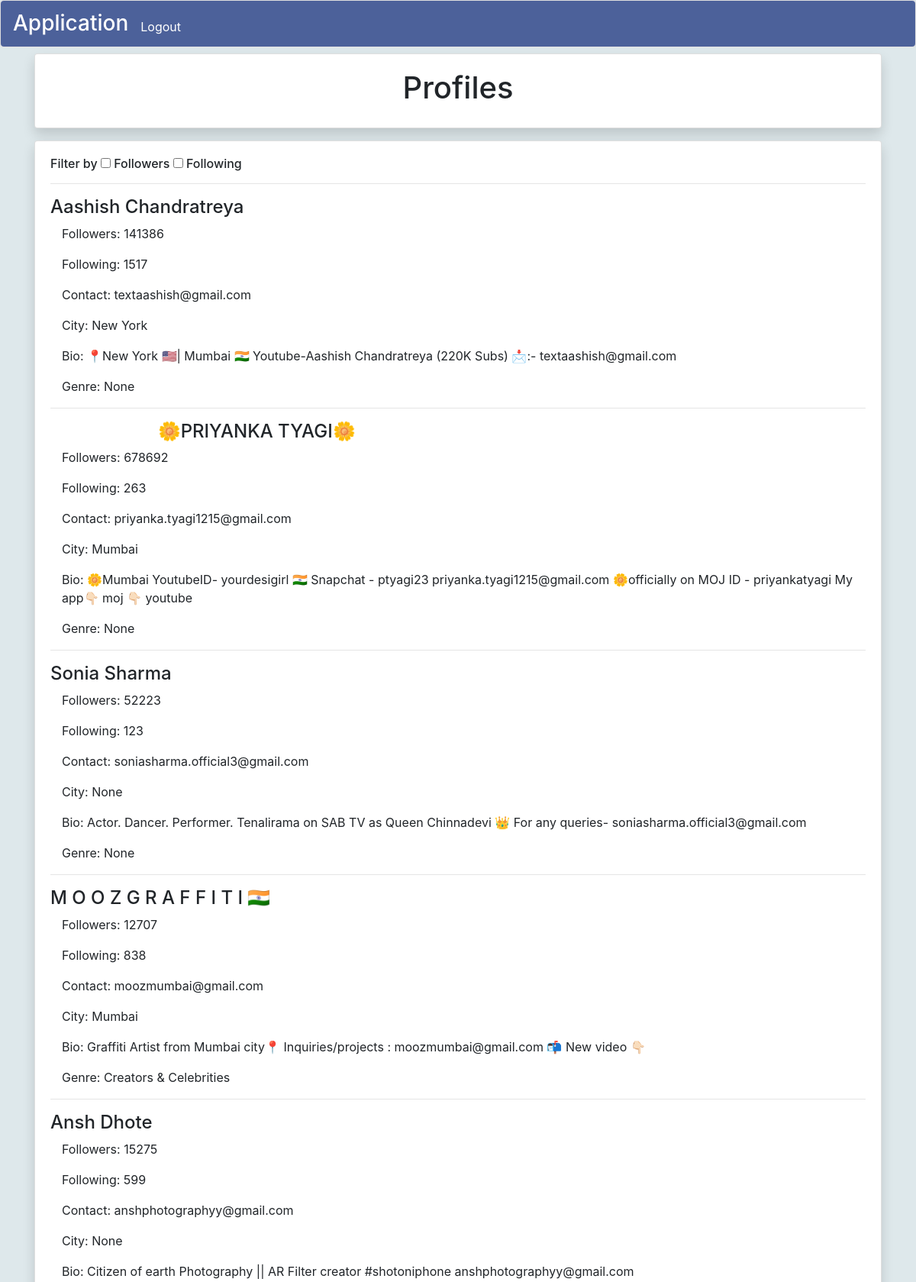
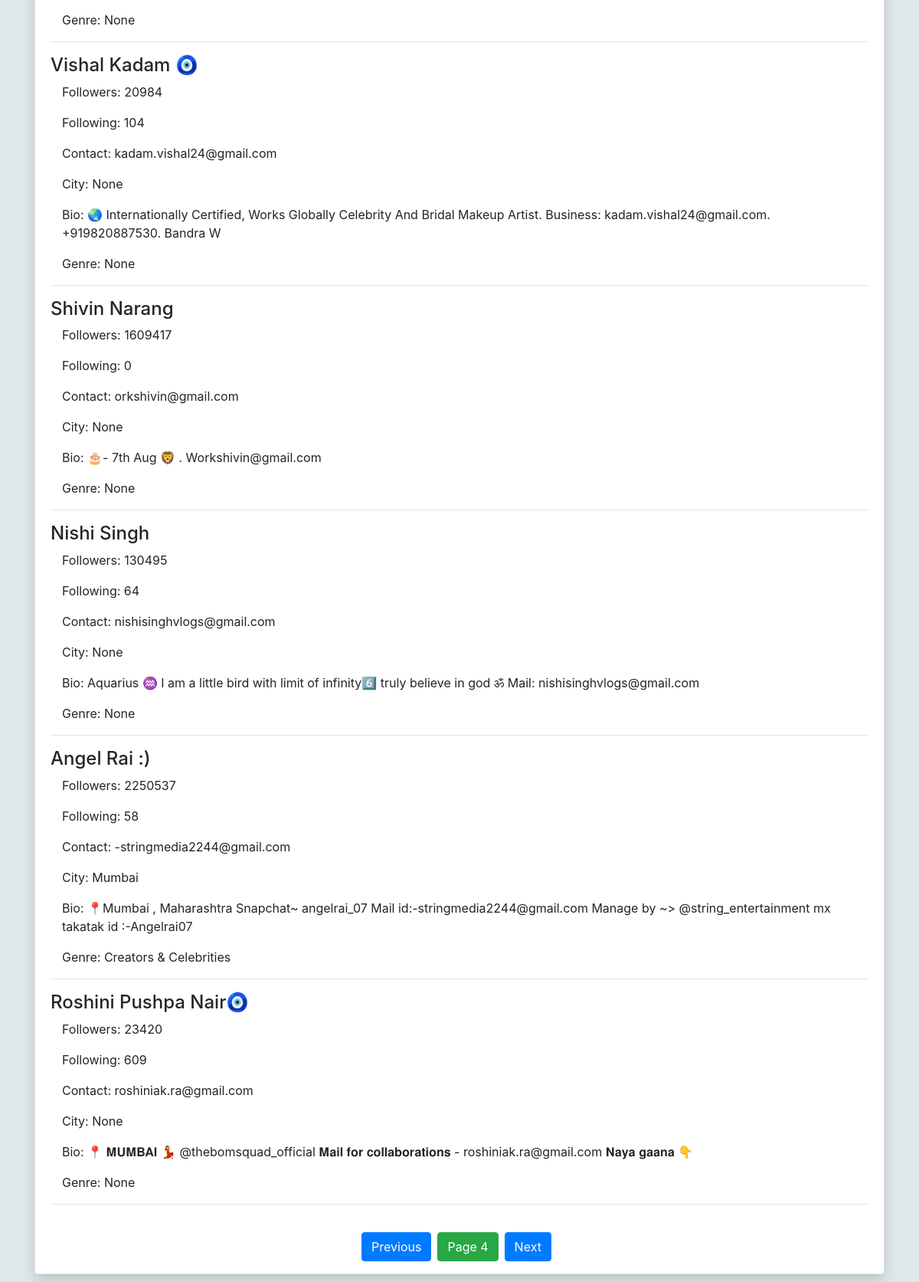
Page /?page=4 (signed in) on the committed database (2 pictures, top to bottom).
### data_app/models.py (models this page shows)
class Insta_profiles(models.Model):
    name = models.CharField(max_length = 100)
    follower_count = models.IntegerField()
    following_count = models.IntegerField()
    genere = models.CharField(max_length=200)
    bio = models.CharField(max_length = 1000)
    city = models.CharField(max_length = 100)
    contact_details = models.CharField(max_length = 200)

### data_app/views.py (the view)
# urls.py: 2. Add a URL to urlpatterns:  path('', views.home, name='home')
@login_required
def home(request):
    if request.method == "POST":
        a = request.POST.getlist("filter_by")
        query = Insta_profiles.objects.all()
        print(request.POST['max_followers_value'])
        print(type(int(request.POST['max_followers_value'])))
        for i in a:
            if i == "Followers":
                query = Insta_profiles.objects.filter(follower_count__lte = int(request.POST['max_followers_value'])).filter(follower_count__gte = int(request.POST['min_followers_value']))
                print(len(query))
            elif i == "Followees":
                query = query.filter(following_count__lte = int(request.POST['max_followees_value'])).filter( following_count__gte = int(request.POST['min_followees_value']))
        number = len(query)
        return render(request, "filter_results.html", {"page":query, "number":number})
    else:
        profiles = Insta_profiles.objects.all()
        p = Paginator(profiles, 10)
        page_num = request.GET.get('page',1)
        try:
            page = p.page(page_num)
        except EmptyPage:
            page = p.page(1)
    return render(request, 'home.html', {"page":page})

### data_app/templates/home.html (shortened to what this page needs)
{% extends 'base.html' %}
{% block content %}
<div class="container text-center mt-2">
    <div class="card shadow" >
        <div class="card-body ">
            <h1 class="">Profiles</h1>
        </div>
    </div>
</div>
<div class="container">
    <div class="card shadow">
        <div class="card-body">
            <div class="" >
                <div>
                    <form method="POST" action="{% url 'home' %}">
                        <h6>
                            Filter by <input type="checkbox" name="filter_by" id="filter_by_1" value="Followers" onchange="function1()">  Followers  <input type="checkbox" name="filter_by" id="filter_by_2" value="Followees" onchange="function2()">  Following
                        </h6>
                    </form>
                </div>
            </div>
            <hr>
            {% for item in page %}
            <h4>
                {{ item.name  }}
            </h4>
            <div class="container">
                <p>
                    Followers: {{ item.follower_count }}
                </p>
                <p>
                    Following: {{ item.following_count }}
                </p>
                <p>
                    Contact: {{ item.contact_details }}
                </p>
                <p>
                    City: {{ item.city }}
                </p>
                <p>
                    Bio: {{ item.bio }}
                </p>
                <p>
                    Genre: {{ item.genere }}
                </p>
            </div>
            <hr>
            {% endfor %}
        </div>
        <div class="text-center" >
            <div class="d-flex justify-content-center">
                {% if page.has_previous %}
                <p>
                    <a href="{% url 'home' %}?page={{ page.previous_page_number }}" class=" btn btn-primary mr-2" >Previous</a>
                </p>
                {% else %}
                <p>
                    <button disabled class=" btn btn-secondary mr-2" >Previous</button>
                </p>
                {% endif %}
                <p class=" btn btn-success mr-2">Page {{page.number}}</p>
                {% if page.has_next %}
                <p>
                    <a href="{% url 'home' %}?page={{ page.next_page_number }}" class=" btn btn-primary mr-2">Next</a>
                </p>
                {% else %}
                <p>
                    <button disabled class=" btn btn-secondary mr-2">Next</button>
                </p>
                {% endif %}
            </div>
        </div>
    </div>
</div>
{% endblock %}

### rows in the picture
Insta_profiles: name "Aashish Chandratreya", follower_count "141386", following_count "1517", contact_details "textaashish@gmail.com", city "New York", bio "📍New York 🇺🇸| Mumbai 🇮🇳 Youtube-Aashish Chandratreya (220K Subs) 📩:- textaashish@gmail.com", genere "None"
Insta_profiles: name "⠀⠀⠀⠀⠀⠀⠀⠀🌼PRIYANKA TYAGI🌼", follower_count "678692", following_count "263", contact_details "priyanka.tyagi1215@gmail.com", city "Mumbai", bio "🌼Mumbai YoutubeID- yourdesigirl 🇮🇳 Snapchat - ptyagi23 priyanka.tyagi1215@gmail.com 🌼officially on MOJ ID - priyankatyagi My app👇🏻 moj 👇🏻 youtube", genere "None"
Insta_profiles: name "Sonia Sharma", follower_count "52223", following_count "123", contact_details "soniasharma.official3@gmail.com", city "None", bio "Actor. Dancer. Performer. Tenalirama on SAB TV as Queen Chinnadevi 👑 For any queries- soniasharma.official3@gmail.com", genere "None"
Insta_profiles: name "M O O Z G R A F F I T I 🇮🇳", follower_count "12707", following_count "838", contact_details "moozmumbai@gmail.com", city "Mumbai", bio "Graffiti Artist from Mumbai city📍 Inquiries/projects : moozmumbai@gmail.com 📬 New video 👇🏻", genere "Creators & Celebrities"
Insta_profiles: name "Ansh Dhote", follower_count "15275", following_count "599", contact_details "anshphotographyy@gmail.com", city "None", bio "Citizen of earth Photography || AR Filter creator #shotoniphone anshphotographyy@gmail.com", genere "None"
Insta_profiles: name "Vishal Kadam 🧿", follower_count "20984", following_count "104", contact_details "kadam.vishal24@gmail.com", city "None", bio "🌏 Internationally Certified, Works Globally Celebrity And Bridal Makeup Artist. Business: kadam.vishal24@gmail.com. +919820887530. Bandra W", genere "None"
Insta_profiles: name "Shivin Narang", follower_count "1609417", following_count "0", contact_details "orkshivin@gmail.com", city "None", bio "🎂- 7th Aug 🦁 . Workshivin@gmail.com", genere "None"
Insta_profiles: name "Nishi Singh", follower_count "130495", following_count "64", contact_details "nishisinghvlogs@gmail.com", city "None", bio "Aquarius ♒ I am a little bird with limit of infinity6️⃣ truly believe in god ॐ Mail: nishisinghvlogs@gmail.com", genere "None"
Insta_profiles: name "Angel Rai :)", follower_count "2250537", following_count "58", contact_details "-stringmedia2244@gmail.com", city "Mumbai", bio "📍Mumbai , Maharashtra Snapchat~ angelrai_07 Mail id:-stringmedia2244@gmail.com Manage by ~> @string_entertainment mx takatak id :-Angelrai07", genere "Creators & Celebrities"
Insta_profiles: name "Roshini Pushpa Nair🧿", follower_count "23420", following_count "609", contact_details "roshiniak.ra@gmail.com", city "None", bio "📍 𝐌𝐔𝐌𝐁𝐀𝐈 💃 @thebomsquad_official 𝐌𝐚𝐢𝐥 𝐟𝐨𝐫 𝐜𝐨𝐥𝐥𝐚𝐛𝐨𝐫𝐚𝐭𝐢𝐨𝐧𝐬 - roshiniak.ra@gmail.com 𝐍𝐚𝐲𝐚 𝐠𝐚𝐚𝐧𝐚 👇", genere "None"

### other values in the picture
{{ page.number }} "4"
